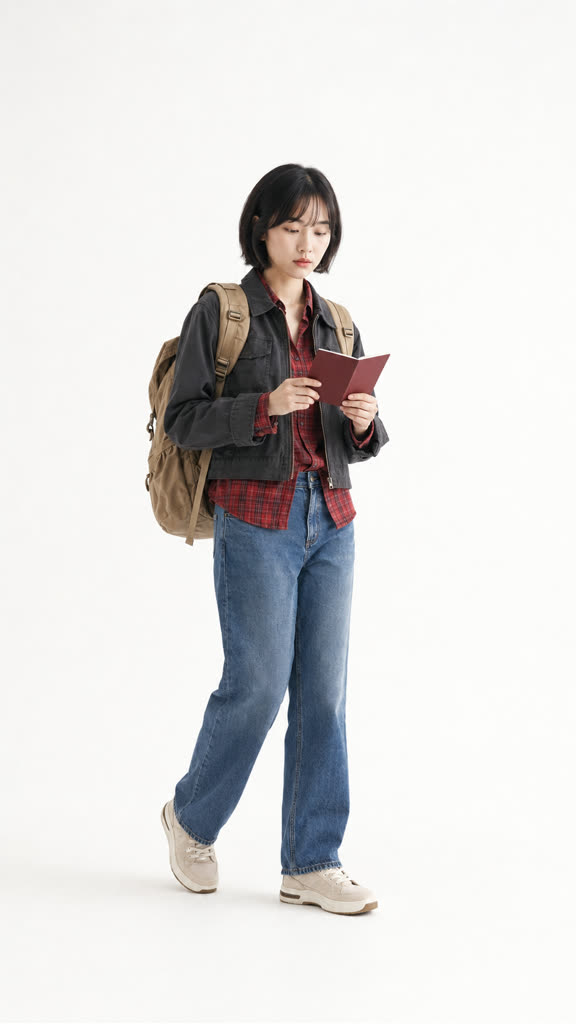
#> input picture motion/production/ticket-travel/assets/flow-upload/00-intro-traveler.jpg, 576 x 1024 px, given in place of 00-intro-traveler.png, which was not available
$ python prepare_locked_keyframes.py
#> lines starting #> are read from the running program, lines starting #| are printed output that depends on the picture; after the words box and inside, x2 and y2 are one past the last pixel; in counts of white or black regions, pixels touching at a corner belong together; pictures that were not available may be replaced by others from this repository, and a replacement may not be noted
"""Build fixed-layout 9:16 master frames for Flow Frames-to-Video.

Source images are kept unchanged. Character images are photographed against a
near-white studio field, so a conservative border-connected background mask is
used before compositing. The output is intentionally deterministic: every
frame shares the same character anchor, feet baseline, and ticket geometry.
"""
from __future__ import annotations

from pathlib import Path

import numpy as np
from PIL import Image, ImageDraw, ImageFilter, ImageOps
from scipy import ndimage


ROOT = Path(__file__).resolve().parents[1]
SRC_CHAR = ROOT / "assets" / "image-first" / "characters"
SRC_TICKET = ROOT / "assets" / "image-first" / "tickets"
SRC_INTRO = ROOT / "assets" / "keyframes" / "00-intro-traveler.png"
OUT = ROOT / "assets" / "locked-keyframes"
SIZE = (1080, 1920)

# The character is centered in the same 590 px-wide slot in all master frames.
# Its bottom is deliberately above the canvas edge to leave a stable floor line.
CHAR_BOX = (245, 260, 835, 1765)


def _studio_cutout(path: Path) -> Image.Image:
    """Return a soft RGBA cutout from the source's near-white studio field."""
    image = Image.open(path).convert("RGB")
#> image is the input picture: PIL image 576x1024 RGB; mean R, G, B 220.8, 219.8, 219.1
    arr = np.asarray(image, dtype=np.float32)
    # Large blur follows the gentle studio gradient while retaining the subject.
    smooth = ndimage.gaussian_filter(arr, sigma=(32, 32, 0))
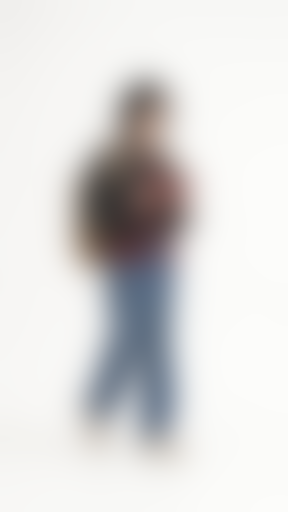
#> smooth: shape (1024, 576, 3) float32 (shown at 1/2 size); mean R, G, B 220.8, 219.7, 219
    delta = np.max(np.abs(arr - smooth), axis=2)
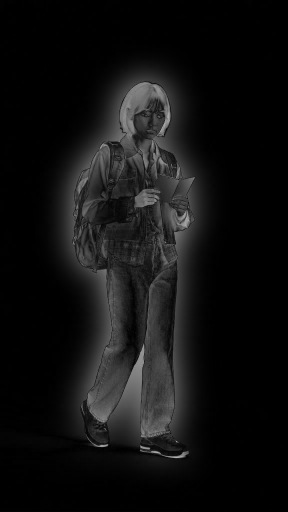
#> delta: shape (1024, 576) float32 (shown at 1/2 size); min 1.53e-05, max 189.2, mean 17.1
    luminance = arr.mean(axis=2)
    saturation = arr.max(axis=2) - arr.min(axis=2)
    # Only pixels plausibly belonging to the background can be flood-filled.
    bg_candidate = (delta < 11.0) & (luminance > 185.0) & (saturation < 42.0)
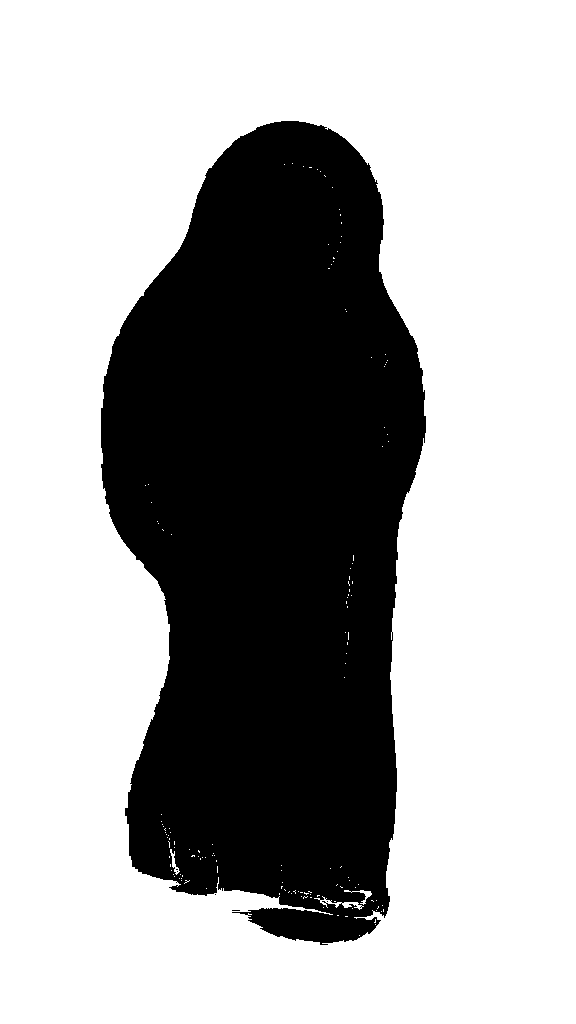
#> bg_candidate: shape (1024, 576) bool; 66.8% white; 6 black regions (5 under 20 px), largest, box (x1, y1, x2, y2) and area: (101, 121, 426, 945) 195814
    seed = np.zeros(bg_candidate.shape, dtype=bool)
    seed[0, :] = seed[-1, :] = True
    seed[:, 0] = seed[:, -1] = True
    bg = ndimage.binary_propagation(seed, mask=bg_candidate)
#> bg: shape (1024, 576) bool; 66.7% white; 3 black regions (2 under 20 px), largest, box (x1, y1, x2, y2) and area: (101, 121, 426, 945) 196445
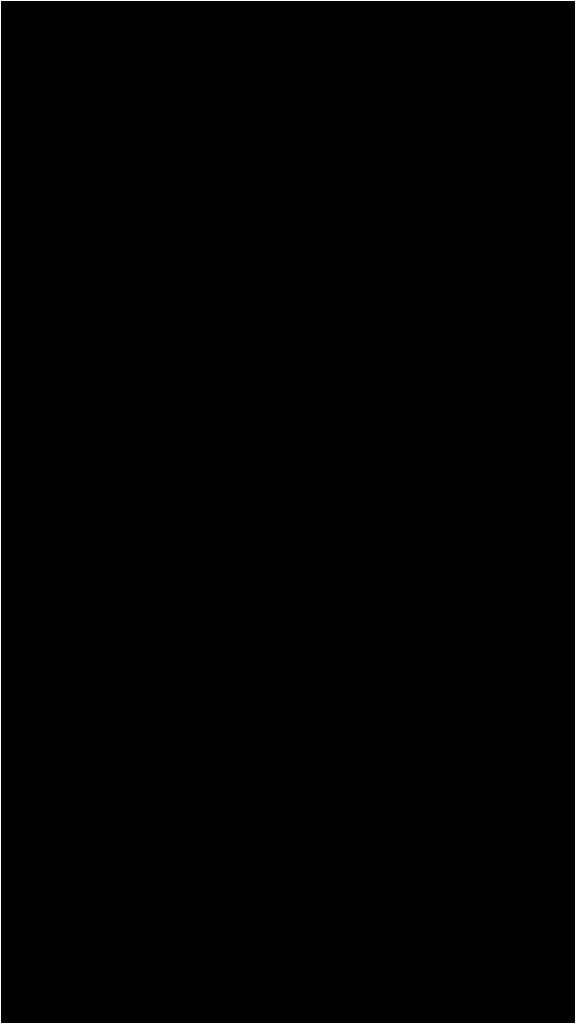
#> seed: shape (1024, 576) bool; 0.54% white in thin lines or dots
    subject = ~bg
    # Fill small holes inside garments and soften only the silhouette edge.
    subject = ndimage.binary_closing(subject, structure=np.ones((3, 3)))
#> subject: shape (1024, 576) bool; 33.3% white; 1 white region, box (x1, y1, x2, y2) and area: (101, 121, 426, 945) 196629
    subject = ndimage.binary_fill_holes(subject)
#> subject: shape (1024, 576) bool; 33.3% white; 1 white region, box (x1, y1, x2, y2) and area: (101, 121, 426, 945) 196664
    # The Hanoi source intentionally uses white-on-white clothing. Protect a
    # conservative hand-traced silhouette so its dress remains opaque when the
    # ticket is placed underneath it.
    if path.name == "04-hanoi-ao-dai.png":
        manual = Image.new("L", image.size, 0)
        draw = ImageDraw.Draw(manual)
        draw.polygon(
            [(438, 258), (330, 325), (292, 420), (350, 470), (266, 476),
             (236, 560), (302, 625), (356, 603), (335, 760), (292, 970),
             (220, 1190), (170, 1395), (270, 1515), (355, 1548),
             (432, 1494), (470, 1590), (555, 1593), (635, 1518),
             (735, 1440), (760, 1280), (694, 1040), (650, 820),
             (680, 695), (730, 620), (700, 500), (625, 470),
             (590, 462), (655, 420), (610, 325)],
            fill=255,
        )
        subject |= np.asarray(manual, dtype=bool)
    alpha = Image.fromarray((subject.astype(np.uint8) * 255), mode="L")
    alpha = alpha.filter(ImageFilter.GaussianBlur(0.7))
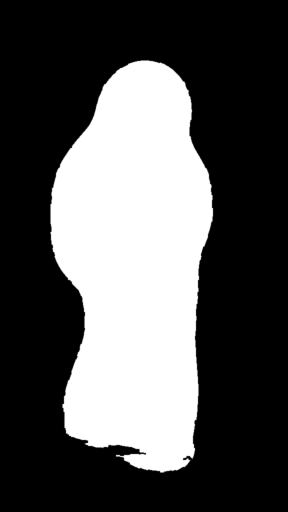
#> alpha: PIL image 576x1024 L (shown at 1/2 size); min 0, max 255, mean 85
    rgba = image.convert("RGBA")
    rgba.putalpha(alpha)
    return rgba


def _fit_subject(source: Image.Image) -> Image.Image:
    """Fit the visible subject into the shared canvas slot."""
    bbox = source.getchannel("A").getbbox()
#> bbox = (99, 119, 428, 947)
    if not bbox:
        raise ValueError(f"No subject detected in {source}")
    crop = source.crop(bbox)
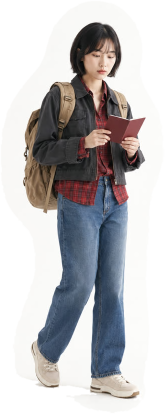
#> crop: PIL image 329x828 RGBA (shown at 1/2 size); mean R, G, B, A 187.9, 186, 186.8, 184.1; transparent parts drawn white
    target_w = CHAR_BOX[2] - CHAR_BOX[0]
    target_h = CHAR_BOX[3] - CHAR_BOX[1]
    fitted = ImageOps.contain(crop, (target_w, target_h), method=Image.Resampling.LANCZOS)
    layer = Image.new("RGBA", SIZE, (255, 255, 255, 0))
    x = CHAR_BOX[0] + (target_w - fitted.width) // 2
    y = CHAR_BOX[3] - fitted.height
    layer.alpha_composite(fitted, (x, y))
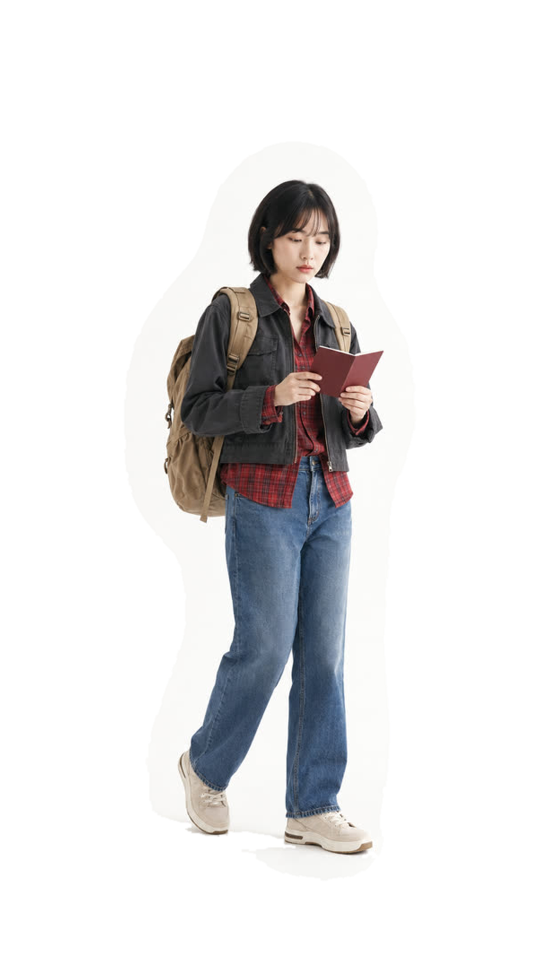
#> layer: PIL image 1080x1920 RGBA (shown at 1/2 size); mean R, G, B, A 227.3, 226.6, 227.1, 77.8; transparent parts drawn white
    return layer


def _ticket(path: Path) -> Image.Image:
    """Normalize ticket art to the exact output canvas without re-rendering text."""
    source = Image.open(path).convert("RGBA")
    if source.size != SIZE:
        source = ImageOps.fit(source, SIZE, method=Image.Resampling.LANCZOS)
    return source


def _compose(name: str, character: Path, ticket: Path | None = None) -> Image.Image:
    canvas = Image.new("RGBA", SIZE, (255, 255, 255, 255))
    if ticket:
        canvas.alpha_composite(_ticket(ticket))
    subject = _fit_subject(_studio_cutout(character))
    canvas.alpha_composite(subject)
    result = canvas.convert("RGB")
    result.save(OUT / f"{name}.png", format="PNG", optimize=False)
    return result


def main() -> None:
    OUT.mkdir(parents=True, exist_ok=True)
    frames = [
        _compose("K0-casual-intro", SRC_INTRO),
        _compose("K1-seoul-hanbok", SRC_CHAR / "01-seoul-hanbok.png", SRC_TICKET / "01-seoul-ticket.png"),
        _compose("K2-tokyo-kimono", SRC_CHAR / "02-tokyo-kimono.png", SRC_TICKET / "02-tokyo-ticket.png"),
        _compose("K3-shanghai-qipao", SRC_CHAR / "03-shanghai-qipao.png", SRC_TICKET / "03-shanghai-ticket.png"),
        _compose("K4-hanoi-ao-dai", SRC_CHAR / "04-hanoi-ao-dai.png", SRC_TICKET / "04-hanoi-ticket.png"),
    ]
    thumb_w = 216
    thumb_h = 384
    sheet = Image.new("RGB", (thumb_w * len(frames), thumb_h + 28), "white")
    for i, frame in enumerate(frames):
        sheet.paste(ImageOps.contain(frame, (thumb_w, thumb_h)), (i * thumb_w, 0))
    sheet.save(OUT / "contact-sheet.png", format="PNG", optimize=False)


if __name__ == "__main__":
#> (the run stopped early here; a loop or call above may not have finished)
